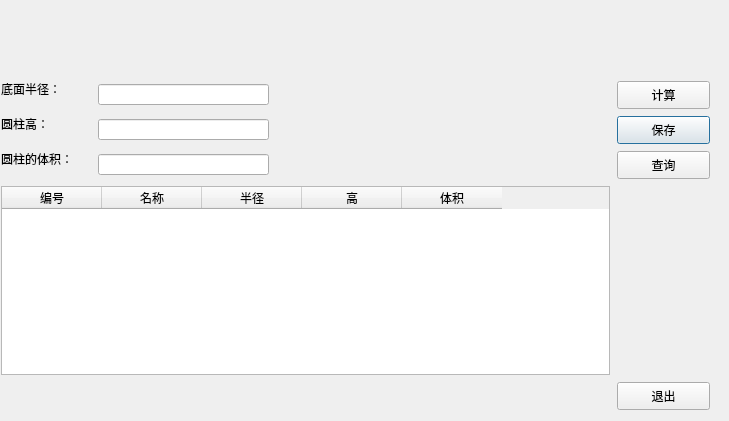
<?xml version="1.0" encoding="UTF-8"?>
<ui version="4.0">
 <class>cylinderdialog</class>
 <widget class="QDialog" name="cylinderdialog">
  <property name="geometry">
   <rect>
    <x>0</x>
    <y>0</y>
    <width>729</width>
    <height>421</height>
   </rect>
  </property>
  <property name="windowTitle">
   <string>圆柱体积计算</string>
  </property>
  <widget class="QLabel" name="label_4">
   <property name="geometry">
    <rect>
     <x>10</x>
     <y>10</y>
     <width>101</width>
     <height>61</height>
    </rect>
   </property>
   <property name="styleSheet">
    <string notr="true">image: url(:/iocFile/images/3.ico);</string>
   </property>
   <property name="text">
    <string/>
   </property>
  </widget>
  <widget class="QLabel" name="label_5">
   <property name="geometry">
    <rect>
     <x>610</x>
     <y>190</y>
     <width>51</width>
     <height>31</height>
    </rect>
   </property>
   <property name="styleSheet">
    <string notr="true">image: url(:/iocFile/images/search.ICO);</string>
   </property>
   <property name="text">
    <string/>
   </property>
  </widget>
  <widget class="QLineEdit" name="volumeEdit">
   <property name="geometry">
    <rect>
     <x>98</x>
     <y>154</y>
     <width>171</width>
     <height>21</height>
    </rect>
   </property>
  </widget>
  <widget class="QLabel" name="label_2">
   <property name="geometry">
    <rect>
     <x>1</x>
     <y>116</y>
     <width>60</width>
     <height>16</height>
    </rect>
   </property>
   <property name="text">
    <string>圆柱高：</string>
   </property>
  </widget>
  <widget class="QLineEdit" name="radiusEdit">
   <property name="geometry">
    <rect>
     <x>98</x>
     <y>84</y>
     <width>171</width>
     <height>21</height>
    </rect>
   </property>
  </widget>
  <widget class="QPushButton" name="saveButton">
   <property name="geometry">
    <rect>
     <x>617</x>
     <y>116</y>
     <width>93</width>
     <height>28</height>
    </rect>
   </property>
   <property name="text">
    <string>保存</string>
   </property>
  </widget>
  <widget class="QLabel" name="label_3">
   <property name="geometry">
    <rect>
     <x>1</x>
     <y>151</y>
     <width>90</width>
     <height>16</height>
    </rect>
   </property>
   <property name="text">
    <string>圆柱的体积：</string>
   </property>
  </widget>
  <widget class="QPushButton" name="exitButton">
   <property name="geometry">
    <rect>
     <x>617</x>
     <y>382</y>
     <width>93</width>
     <height>28</height>
    </rect>
   </property>
   <property name="text">
    <string>退出</string>
   </property>
  </widget>
  <widget class="QPushButton" name="lookButton">
   <property name="geometry">
    <rect>
     <x>617</x>
     <y>151</y>
     <width>93</width>
     <height>28</height>
    </rect>
   </property>
   <property name="text">
    <string>查询</string>
   </property>
  </widget>
  <widget class="QLineEdit" name="heightEdit">
   <property name="geometry">
    <rect>
     <x>98</x>
     <y>119</y>
     <width>171</width>
     <height>21</height>
    </rect>
   </property>
  </widget>
  <widget class="QTableWidget" name="cylinderTbWidget">
   <property name="geometry">
    <rect>
     <x>1</x>
     <y>186</y>
     <width>609</width>
     <height>189</height>
    </rect>
   </property>
   <column>
    <property name="text">
     <string>编号</string>
    </property>
   </column>
   <column>
    <property name="text">
     <string>名称</string>
    </property>
   </column>
   <column>
    <property name="text">
     <string>半径</string>
    </property>
   </column>
   <column>
    <property name="text">
     <string>高</string>
    </property>
   </column>
   <column>
    <property name="text">
     <string>体积</string>
    </property>
   </column>
  </widget>
  <widget class="QLabel" name="label">
   <property name="geometry">
    <rect>
     <x>1</x>
     <y>81</y>
     <width>75</width>
     <height>16</height>
    </rect>
   </property>
   <property name="text">
    <string>底面半径：</string>
   </property>
  </widget>
  <widget class="QPushButton" name="calculateButton">
   <property name="geometry">
    <rect>
     <x>617</x>
     <y>81</y>
     <width>93</width>
     <height>28</height>
    </rect>
   </property>
   <property name="text">
    <string>计算</string>
   </property>
  </widget>
 </widget>
 <resources/>
 <connections/>
</ui>
